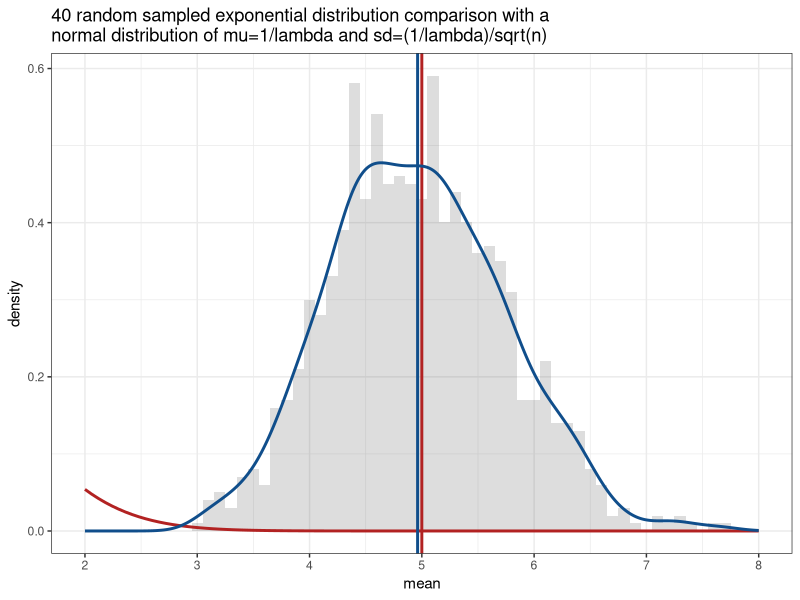

Recreate this plot in R.
## ---- chunk 1
options(warn=-1)
set.seed(11525)
library(ggplot2)
## ---- chunk 2
lambda = 0.2
numberOfSimulations = 1000
sampleSize = 40
simulations = matrix(rexp(numberOfSimulations * sampleSize, rate=lambda), 
                     numberOfSimulations, sampleSize)
simulationMeans = data.frame(rowMeans(simulations))
names(simulationMeans) = c("mean")
## ---- chunk 3
mu = 1/lambda
mu
## ---- chunk 4
meanOfSimulationMeans = mean(simulationMeans[,1])
meanOfSimulationMeans
## ---- chunk 5
sd= (1/lambda)/sqrt(sampleSize)
sd
## ---- chunk 6
var = sd^2
var
## ---- chunk 7
varSimulation = var(simulationMeans)
varSimulation
## ---- chunk 8
strTitle = "40 random sampled exponential distribution comparison with a"
strTitle = paste(strTitle, "normal distribution of ", sep="\n")
strTitle = paste(strTitle, "mu=1/lambda and sd=(1/lambda)/sqrt(n)", sep="")
ggplot(data = simulationMeans, aes(x = mean)) + 
  geom_histogram(binwidth=0.1, aes(y=..density..), alpha=0.2) + 
  stat_function(fun = dnorm, arg = list(mean = mu , sd = sd), colour = "firebrick", size=1) + 
  geom_vline(xintercept = mu, size=1, colour="firebrick") + 
  geom_density(colour="dodgerblue4", size=1) +
  geom_vline(xintercept = meanOfSimulationMeans, size=1, colour="dodgerblue4") + 
  scale_x_continuous(breaks=seq(mu-3,mu+3,1), limits=c(mu-3,mu+3)) + 
  ggtitle(strTitle) + 
  theme_bw()
